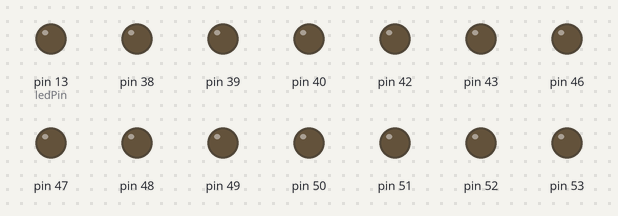
Bench run of a program on a simulated Arduino Mega 2560, built with avr-gcc and run on an emulated ATmega2560. On the bench: output pins drawn as LEDs (lit = HIGH).

Above: at 0.05 s.
At 4.95 s:
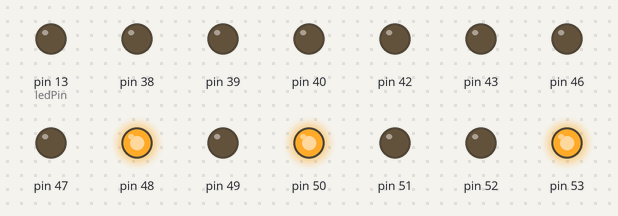
At 9.95 s:
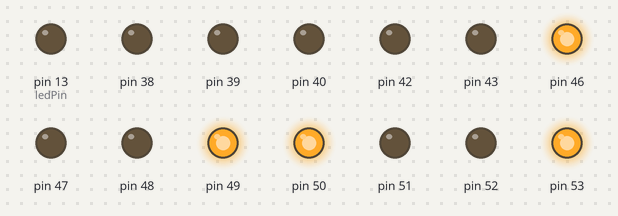
At 19.95 s:
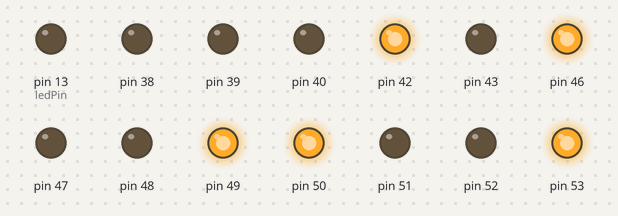
At 29.85 s:
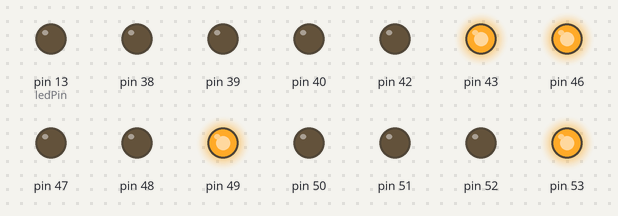
At 39.86 s:
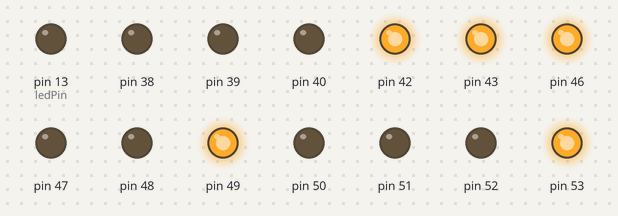
Timing chart, 0 to 40.0 s (numbered marks = the images above):
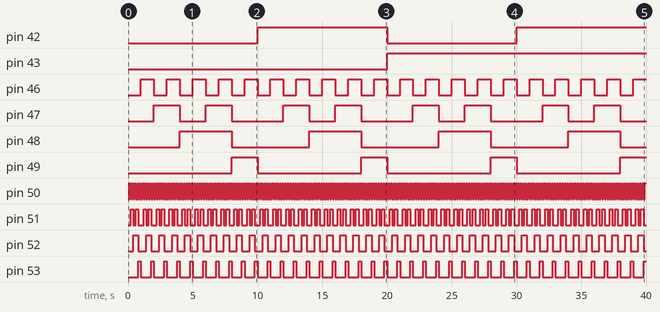

Measured:
- by itself, pin 42: LOW → HIGH at 10.0 s, → LOW 10.0 s later, → HIGH 10.0 s later
- by itself, pin 43: LOW → HIGH at 20.0 s
- by itself, pin 46: alternates HIGH for 1.0 s and LOW for 1.0 s
- by itself, pin 47: repeats every 10.0 s: LOW 2.0 s, HIGH 2.0 s, LOW 4.0 s, HIGH 2.0 s
- by itself, pin 48: alternates HIGH for 4.0 s and LOW for 6.0 s
- by itself, pin 49: alternates HIGH for 2.0 s and LOW for 8.0 s
- by itself, pin 50: alternates HIGH for 0.10 s and LOW for 0.10 s
- by itself, pin 51: repeats every 1.0 s: LOW 0.20 s, HIGH 0.20 s, LOW 0.40 s, HIGH 0.20 s

The program:

main.cpp
```cpp
#include <Arduino.h>
#include "funcoes.h"


// Definição dos pinos para 4 displays.
int nixie0[4] = {50, 51, 52, 53};
int nixie1[4] = {46, 47, 48, 49};
int nixie2[4] = {42, 43, 44, 45};
int nixie3[4] = {38, 39, 40, 41};
// LED do Arduino.
const int ledPin =  13;

const int  tempo = 100;

// Variables will change:
int ledState = LOW;             // ledState used to set the LED
long previousMillis = 0;        // will store last time LED was updated

// the follow variables is a long because the time, measured in miliseconds,
// will quickly become a bigger number than can be stored in an int.
long interval = 1000;           // interval at which to blink (milliseconds)

void setup() {
  pinMode(ledPin, OUTPUT);
  configurarPinos(nixie0);
  configurarPinos(nixie1);
  configurarPinos(nixie2);
  configurarPinos(nixie3);

  nixiePrint(nixie0, 0);
  nixiePrint(nixie1, 0);
  nixiePrint(nixie2, 0);
  nixiePrint(nixie3, 0);
}

void loop() {
  int n0;
  int n1;
  int n2;
  int n3;
  for (n3 = 0; n3 <= 9; n3++){
    nixiePrint(nixie3, n3);
    for (n2 = 0; n2 <= 9; n2++){
      nixiePrint(nixie2, n2);
      for (n1 = 0; n1 <= 9; n1++){
        nixiePrint(nixie1, n1);
        for (n0 = 0; n0 <= 9; n0++){
          nixiePrint(nixie0, n0);
          delay(tempo);
        }
      }
    }
  }

}
```

funcoes.cpp
```cpp
#include <Arduino.h>
#include "funcoes.h"

void nixiePrint(int pinos[4], int numero){
  int pinoA = pinos[0];
  int pinoB = pinos[1];
  int pinoC = pinos[2];
  int pinoD = pinos[3];

  switch (numero){
    case 0:
     digitalWrite(pinoD, LOW);
     digitalWrite(pinoC, LOW);
     digitalWrite(pinoB, LOW);
     digitalWrite(pinoA, LOW);
    break;
    case 1:
     digitalWrite(pinoD, LOW);
     digitalWrite(pinoC, LOW);
     digitalWrite(pinoB, LOW);
     digitalWrite(pinoA, HIGH);
    break;
    case 2:
     digitalWrite(pinoD, LOW);
     digitalWrite(pinoC, LOW);
     digitalWrite(pinoB, HIGH);
     digitalWrite(pinoA, LOW);
    break;
    case 3:
     digitalWrite(pinoD, LOW);
     digitalWrite(pinoC, LOW);
     digitalWrite(pinoB, HIGH);
     digitalWrite(pinoA, HIGH);
    break;
    case 4:
     digitalWrite(pinoD, LOW);
     digitalWrite(pinoC, HIGH);
     digitalWrite(pinoB, LOW);
     digitalWrite(pinoA, LOW);
    break;
    case 5:
     digitalWrite(pinoD, LOW);
     digitalWrite(pinoC, HIGH);
     digitalWrite(pinoB, LOW);
     digitalWrite(pinoA, HIGH);
    break;
    case 6:
     digitalWrite(pinoD, LOW);
     digitalWrite(pinoC, HIGH);
     digitalWrite(pinoB, HIGH);
     digitalWrite(pinoA, LOW);
    break;
    case 7:
     digitalWrite(pinoD, LOW);
     digitalWrite(pinoC, HIGH);
     digitalWrite(pinoB, HIGH);
     digitalWrite(pinoA, HIGH);
    break;
    case 8:
     digitalWrite(pinoD, HIGH);
     digitalWrite(pinoC, LOW);
     digitalWrite(pinoB, LOW);
     digitalWrite(pinoA, LOW);
    break;
    case 9:
     digitalWrite(pinoD, HIGH);
     digitalWrite(pinoC, LOW);
     digitalWrite(pinoB, LOW);
     digitalWrite(pinoA, HIGH);
    break;
  }
}


void configurarPinos(int pinos[4])
{
  pinMode(pinos[0], OUTPUT);
  pinMode(pinos[1], OUTPUT);
  pinMode(pinos[2], OUTPUT);
  pinMode(pinos[3], OUTPUT);
}
```

funcoes.h
```cpp
#ifndef __FUNCOES_H__
#define __FUNCOES_H__

/**
 * Configura os pinos de um dos displays como saída.
 *
 * @param pinos Pinos configurados para este display.
 */
void configurarPinos(int pinos[4]);

/**
 *  Faz o print de um número em um display.
*/
void nixiePrint(int pinos[4], int numero);

#endif // __FUNCOES_H__
```
